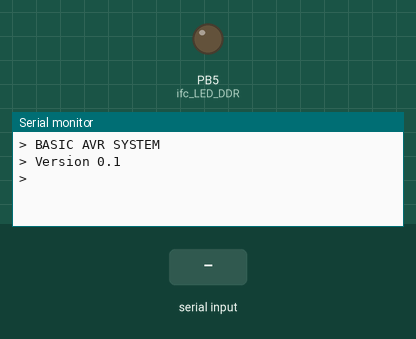
Simulated run of this program. Board: ATmega328P, built with avr-gcc and emulated at 16 MHz (the files do not name the chip). Parts: output pins drawn as LEDs (lit = HIGH), the last lines printed to the serial monitor. The test bench sets the inputs (shaded band).

Above: at 1.2 s.
1.3 s: "del \n" received over Serial
At 2.3 s:
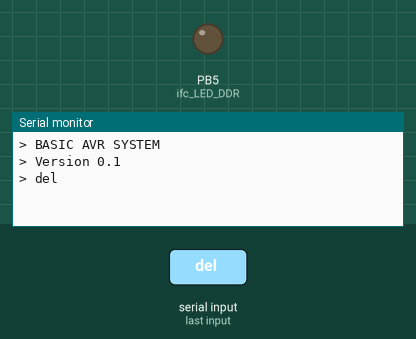
2.8 s: "1\n" received over Serial
At 3.4 s:
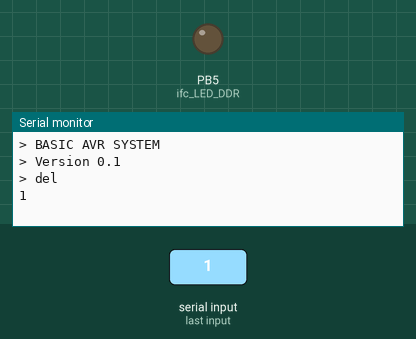

Measured:
- after the input at 1.3 s, the serial monitor: prints a new line at once (image 1)
- after the input at 2.8 s, the serial monitor: prints a new line at once (image 2)

The program:

main.c
```c
/*
 * Basic AVR System - BAS
 *
 *  Created on: 31.05.2019
 *      Author: Tomasz Szkudlarek
 */

#include <stdlib.h>
#include "main.h"
#include "interfaces\ifc.h"
#include "cm\cm.h"

// Variables
volatile uint8_t m_ret;
volatile uint8_t m_in_char;
volatile char pr_program[PR_RAM_PROGRAM_SIZE];


// Functions

// Main
int main (void){
// Initialization
	// variables
	uint32_t led_loop_counetr = 0;

	// Init interfaces;
	ifc_init();
	ifc_print("\r\n> BASIC AVR SYSTEM\r\n");
	ifc_print("> Version 0.1\r\n> ");

while(1){
	// ifc_handler() - function must be in main loop
	// Function is non blocking.
	ifc_handler();

	m_ret = ifc_read_received_data((char*)&m_in_char);
	if (m_ret == TRUE) {
		cm_cmd_builder(m_in_char);
	}

	m_ret = cm_is_new_cmd_ready();
	if (m_ret == TRUE){
		cm_excute_cmd();
	}
	// ************************* START MAIN LOOP *******************************
	// LED blinking
	led_loop_counetr++;
	if (led_loop_counetr > 100000) {
		//ifc_LED_TRG();
		led_loop_counetr = 0;
	}
	// **************************** END MAIN LOOP ******************************
}
}
```

rs232.c
```c
/*
 * Main library for serial communication
 *
 *  Created on: 15.09.2017
 *      Author: Tomasz Szkudlarek
 *
 *
 *  Usage:
 *  	...
 *  	rsSend("\r>> Your text");
 *  	...
 *
 *  Than in main loop there must be called handler.
 *  	...
 *  	rsSendHandler();
 *  	...
 */

#include "rs232.h"

void init_serial_communication(uint16_t baudrate){
	#ifdef ATMEGA328P
		// ATmega328P setup
		//calculate UBRR value
		uint16_t ubrr;
		ubrr = ((F_CPU / (baudrate * 16UL)) - 1);

		/*Set baud rate */
		UBRR0H = (uint8_t)(ubrr>>8);
		UBRR0L = (uint8_t)ubrr;

		//Set data frame format: asynchronous mode,no parity, 1 stop bit, 8 bit size
		UCSR0C=(0<<UMSEL01)|(0<<UMSEL00)|(0<<UPM01)|(0<<UPM00)|(0<<USBS0)|(0<<UCSZ02)|(1<<UCSZ01)|(1<<UCSZ00);

		//Enable Transmitter and Receiver and NO Interrupt on receive complete
		UCSR0B=(1<<RXEN0)|(1<<TXEN0);

	#endif  // ATMEGA328P

	#ifdef ATMEGA2560
		// ATmega328P setup
		//calculate UBRR value
		uint16_t ubrr;
		ubrr = ((F_CPU / (baudrate * 16UL)) - 1);

		/*Set baud rate */
		UBRR0H = (uint8_t)(ubrr>>8);
		UBRR0L = (uint8_t)ubrr;

		//Set data frame format: asynchronous mode,no parity, 1 stop bit, 8 bit size
		UCSR0C=(0<<UMSEL01)|(0<<UMSEL00)|(0<<UPM01)|(0<<UPM00)|(0<<USBS0)|(0<<UCSZ02)|(1<<UCSZ01)|(1<<UCSZ00);

		//Enable Transmitter and Receiver and NO Interrupt on receive complete
		UCSR0B=(1<<RXEN0)|(1<<TXEN0);

	#endif  // ATMEGA328P

	txBuf[0] = 0;
}

void decreaseTxBuffer(void){
	uint8_t charsToSend = txBuf[0];
	// roll left data in tx buffer
	for (uint8_t i = 1; i <= charsToSend; i++){
		txBuf[i] = txBuf[i+1];
	}

	// Clear last char in buffer
	txBuf[charsToSend] = 0;

	// Decrease number of chars to send by 1
	txBuf[0] = charsToSend - 1;
}

// txBuffer [charsToSend, char1, char2, char3, ...]
void rs_send_handler(void){
	// Check if there are chars to send
	if (txBuf[0] > 0){
		// Check if uC tx buffer is empty
		#ifdef ATMEGA328P
		if ( UCSR0A & (1<<UDRE0)){
			// Sending char to uC tx buffer
			UDR0 = txBuf[1];
			decreaseTxBuffer();  // Update tx buffer
		}
		#endif  // ATMEGA328P
	}
}

// Message is put to sending buffer
void rs_send(char* msg){
	while(*msg){
		txBuf[++txBuf[0]] = *msg;
		msg++;
	}
}
```

rs232.h
```c
/*
 * Header file for serial communication
 *
 *  Created on: 15.09.2017
 *      Author: Tomasz Szkudlarek
 */

#include "../main.h"

#define TX_BUFFER_SIZE 100
volatile unsigned char txBuf[TX_BUFFER_SIZE];

// Functions
extern void init_serial_communication(uint16_t);
extern void rs_send(char*);
extern void rs_send_handler(void);
```

rs232.c
```c
/*
 * Main library for serial communication
 *
 *  Created on: 30.12.2018
 *      Author: Tomasz Szkudlarek
 *
 *
 *  Usage:
 *  Init section
 *  	...
 *      init_serial_communication(9600);
 *  	...
 *
 *  Than in main loop there must be called handler.
 *  	...
 *  	rs_send_handler();
 *  	rs_get_handler();
 *  	...
 *
 *  Somewhere in code there must be called rs_get to read current RS get buffer
 *  	...
 *  	len_since_last_rs_get = rs_get(*get_buff_ptr);
 *  	...
 *
 *  Sending text
 *  	...
 *  	rs_send("\r>> Your text");
 *  	...
 */

#include "rs232.h"

volatile uint8_t* rs_data_register;  // USART Data Register
volatile uint8_t* rs_control_register;  // USART Control Register
volatile uint8_t rs_data_register_empty;  // USART Data Register Empty flag
volatile uint8_t rs_dara_receive_complete;  // USART Control Register flag

volatile unsigned char tx_buf[RS_TX_BUFFER_SIZE];
volatile unsigned char rs_short_rx_buffer[RS_SHORT_RX_BUFFER_SIZE];

void init_serial_communication(uint32_t baudrate){
	#ifdef ATMEGA328P
		// ATmega328P setup
		//calculate UBRR value
		uint16_t ubrr;
		ubrr = ((F_CPU / (baudrate * 16UL)) - 1);

		/*Set baud rate */
		UBRR0H = (uint8_t)(ubrr>>8);
		UBRR0L = (uint8_t)ubrr;

		//Set data frame format: asynchronous mode,no parity, 1 stop bit, 8 bit size
		UCSR0C=((0<<UMSEL01)|(0<<UMSEL00)|(0<<UPM01)|(0<<UPM00)|(0<<USBS0)|(0<<UCSZ02)|(1<<UCSZ01)|(1<<UCSZ00));

		//Enable Transmitter and Receiver and NO Interrupt on receive complete
		UCSR0B |=((1<<RXEN0)|(1<<TXEN0));

		// Clear double speed of RS
		UCSR0A &= ~(1<<U2X0);

		rs_data_register = &UDR0;
		rs_control_register = &UCSR0A;
		rs_data_register_empty = UDRE0;
		rs_dara_receive_complete = RXC0;

	#endif  // ATMEGA328P

	#ifdef ATMEGA2560
		// ATmega2560 setup for RSD0
		//calculate UBRR value
		uint16_t ubrr;
		ubrr = ((F_CPU / (baudrate * 16UL)) - 1);

		/*Set baud rate */
		UBRR0H = (uint8_t)(ubrr>>8);
		UBRR0L = (uint8_t)ubrr;

		//Set data frame format: asynchronous mode,no parity, 1 stop bit, 8 bit size
		UCSR0C=(0<<UMSEL01)|(0<<UMSEL00)|(0<<UPM01)|(0<<UPM00)|(0<<USBS0)|(0<<UCSZ02)|(1<<UCSZ01)|(1<<UCSZ00);

		//Enable Transmitter and Receiver and NO Interrupt on receive complete
		UCSR0B=(1<<RXEN0)|(1<<TXEN0);

		rs_data_register = &UDR0;
		rs_control_register = &UCSR0A;
		rs_data_register_empty = UDRE0;

	#endif  // ATMEGA2560

	tx_buf[0] = 0;
	rs_short_rx_buffer[0] = 0;
}

void _decrease_tx_buffer(void){
	uint8_t chars_to_send = tx_buf[0];
	// roll left data in tx buffer
	for (uint8_t i=1; i<=chars_to_send; i++){
		tx_buf[i] = tx_buf[i+1];
	}

	// Clear last char in buffer
	tx_buf[chars_to_send] = 0;

	// Decrease number of chars to send by 1
	tx_buf[0] = chars_to_send - 1;
}

// txBuffer [charsToSend, char1, char2, char3, ...]
void rs_send_handler(void){
	// Check if there are chars to send
	if (tx_buf[0] > 0){
		// Check if uC tx buffer is empty
		if ( *rs_control_register & (1<<rs_data_register_empty)){
			// Sending char to uC tx buffer
			*rs_data_register = tx_buf[1];
			_decrease_tx_buffer();  // Update tx buffer
		}
	}
}

// RAM
// Message is put to sending buffer
// End of string is detected when 0x00 in ASCII
// Using "Your string" automatically adds 0x00 at the end of string.
void rs_send(char* msg){
	while(*msg){
		tx_buf[++tx_buf[0]] = *msg;
		msg++;
	}
}

// FLASH
// Message is put to sending buffer
// End of string is detected when 0x00 in ASCII
// Using "Your string" automatically adds 0x00 at the end of string.
void rs_send_P(const __flash char* msg){
	while(*msg){
		tx_buf[++tx_buf[0]] = *msg;
		msg++;
	}
}

// Function pulls Receiving Completed for new sign received
void rs_get_handler(void){
	// Check if char received
	if ( *rs_control_register & (1<<rs_dara_receive_complete)){
		// Short RS rx buffer is FIFO type
		for (uint8_t i=RS_SHORT_RX_BUFFER_SIZE-1; i>=1; i--){
			rs_short_rx_buffer[i] = rs_short_rx_buffer[i-1];
		}
		rs_short_rx_buffer[RS_SHORT_RX_BUFFER_SIZE-1] = 0;  // End of string
		rs_short_rx_buffer[0] = *rs_data_register;  // Reading char from rx buffer
	}
}

// Reading data from receiving buffer
void rs_get(char* rs_rx_data){
	for (uint8_t i=0; i<RS_SHORT_RX_BUFFER_SIZE; i++){
		*(rs_rx_data+i) = rs_short_rx_buffer[i];  // Reading data
		rs_short_rx_buffer[i] = 0;	// Clear buffer after reading
	}
}
```

rs232.h
```c
/*
 * Header file for serial communication
 *
 *  Created on: 30.12.2018
 *      Author: Tomasz Szkudlarek
 */

#include "../main.h"

#define RS_TX_BUFFER_SIZE 200
#define RS_SHORT_RX_BUFFER_SIZE 8

// Functions
void init_serial_communication(uint32_t);
void rs_send(char*);
void rs_send_P(const __flash char*);
void rs_send_handler(void);
void rs_get_handler(void);
void rs_get(char*);
```

cm.c
```c
/*
 * Command Manager
 *
 *  Created on: 04.06.2019
 *      Author: lapiUser
 */
#include "cm.h"
#include "cmd_exe.h"

volatile uint8_t cm_new_cmd = FALSE;
volatile uint8_t cm_s_cmd_index = 0;
volatile char cm_s_cmd[MAX_CMD_LEN];
volatile char cm_a_in_char[] = {0, 0};

uint8_t cm_cmd_builder(char cm_in_char){
	// Add char to command
	cm_s_cmd[cm_s_cmd_index] = cm_in_char;
	if (cm_s_cmd_index < MAX_CMD_LEN-2){
		cm_s_cmd_index++;
	}

	if (cm_in_char == 0x0d){
		// Enter received. Command should be executed
		cm_new_cmd = TRUE;
		ifc_print_new_line();
	} else {
		// Writing on terminal
		cm_a_in_char[0] = cm_in_char;
		ifc_print((char*)&cm_a_in_char);
	}

	return 0;
}

uint8_t cm_is_new_cmd_ready(void){
	if (cm_new_cmd == TRUE){
		return TRUE;
	} else return FALSE;
}

uint8_t cm_excute_cmd(void){
	uint8_t i;

	// Execute command
	cmd_exe_parser((char*)cm_s_cmd);


	// Clean command buffer
	for (i=0; i<=MAX_CMD_LEN; i++){
		cm_s_cmd[i] = 0;
	}
	cm_s_cmd_index = 0;
	cm_new_cmd = FALSE;
	return 0;
}
```

cm.h
```c
// Command Manager

#include "../main.h"
#include "../interfaces/ifc.h"

#define MAX_CMD_LEN 100

uint8_t cm_cmd_builder(char);
uint8_t cm_is_new_cmd_ready(void);
uint8_t cm_excute_cmd(void);
```

cmd_exe.c
```c
/*
 * Command execution
 *
 *  Created on: 10.06.2019
 *      Author: lapiUser
 */

#include <stdlib.h>
#include "cmd_exe.h"
#include "string.h"

extern char pr_program[];

uint16_t ce_i;
char ce_string[] = {0, 0, 0, 0, 0, 0, 0, 0, 0, 0};
char ce_temp_str[50];

uint8_t ce_detect_line_number (char *dl_line){
	uint16_t dl_line_number = 0;

	for (ce_i=0; ce_i<3; ce_i++){
		if ((*(dl_line+ce_i)) > 0x20){
			if (ce_i >= 1) dl_line_number *= 10;
			dl_line_number += (*(dl_line+ce_i)) & 0x0F;
		} else break;
	}
	if (dl_line_number > 250) dl_line_number = 250;
	return (uint8_t)dl_line_number;
}


uint16_t ce_count_user_program_characters(char *ce_user_pr){
	uint16_t ce_counter = 0;
	while (*ce_user_pr){
		ce_user_pr++;
		ce_counter++;
		if (ce_counter >= PR_RAM_PROGRAM_SIZE) break;
	}
	return ce_counter;
}


uint8_t ce_move_user_program(char *mu_pt_program,
							 uint16_t mu_number_of_characters,
							 uint8_t mu_line_length){
	int mu_i;
	for (mu_i=mu_number_of_characters; mu_i>=0; mu_i--){
		*(mu_pt_program+mu_line_length+1+mu_i) = *(mu_pt_program+mu_i);
	}
	return 0;
}


uint8_t ce_del_user_pogram_line(char *dl_pt_program, uint8_t dl_line){
	uint8_t ce_dl_line_deleted = FALSE;
	uint8_t ce_dl_program_line_number = 0;
	char *ce_dl_end_of_user_line;
	uint16_t ce_dl_len_till_end = 0;
	uint8_t ce_sm_dl = CE_DL_DETECT_LINE_NUMBER;

	ce_dl_end_of_user_line = dl_pt_program;
	while(ce_dl_line_deleted == FALSE){
		switch (ce_sm_dl){
		case CE_DL_DETECT_LINE_NUMBER:
			if (*dl_pt_program == 0) {
				ce_sm_dl = CE_DL_END;
			} else {
				for (ce_i=0; ce_i<3; ce_i++){
					ce_string[ce_i] = *(dl_pt_program + ce_i);
				}
				ce_dl_program_line_number = ce_detect_line_number((char*)&ce_string);
				ce_sm_dl = CE_DL_FIND_END_OF_LINE;
			}
			break;

		case CE_DL_FIND_END_OF_LINE:
			ce_dl_end_of_user_line = dl_pt_program;
			while(*ce_dl_end_of_user_line != '\n'){
				ce_dl_end_of_user_line++;
			}
			ce_sm_dl = CE_DL_COMPARE;
			break;

		case CE_DL_COMPARE:
			if (ce_dl_program_line_number == dl_line){
				ce_sm_dl = CE_DL_DEL_LINE;
			}
			else {
				dl_pt_program = ++ce_dl_end_of_user_line;
				ce_sm_dl = CE_DL_DETECT_LINE_NUMBER;
			}
			break;

		case CE_DL_DEL_LINE:
			ce_dl_len_till_end = ce_count_user_program_characters(++ce_dl_end_of_user_line);
			if (ce_dl_len_till_end == 0){
				while (*dl_pt_program != 0){
					*dl_pt_program = 0;
					dl_pt_program++;
				}
			} else {
				for (ce_i=0; ce_i<ce_dl_len_till_end; ce_i++){
					*(dl_pt_program++) = *(ce_dl_end_of_user_line++);
				}
				while (*dl_pt_program != 0){
					*dl_pt_program = 0;
					dl_pt_program++;
				}
			}
			ce_sm_dl = CE_DL_END;
			break;

		case CE_DL_END:
			ce_dl_line_deleted = TRUE;
			break;

		default:
			ce_sm_dl = CE_DL_END;
			break;
		}
	}
	return 0;
}


uint8_t cmd_exe_parser(char *ce_command){
	char *ce_pt_program;

	uint16_t ce_j;
	uint8_t ce_mode = CE_EXECUTION;
	int ce_rsp = 0;
	uint8_t ce_cmd_len = 0;
	uint8_t ce_uint8_line_number = 0;
	uint8_t ce_line_length = 0;
	uint8_t ce_user_program_updated = FALSE;
	uint8_t ce_program_line_number = 0;
	uint16_t ce_end_of_user_line = 0;
	uint8_t ce_sm_edit_user_program = 0;
	uint16_t ce_number_of_characters = 0;

	ce_cmd_len = strlen(ce_command);

	// Find first characters in cmd
	for (ce_i=0; ce_i<ce_cmd_len; ce_i++){
		if (*(ce_command+ce_i) > 0x20){
			ce_command += ce_i;  // Move pointer to first character
			break;
		}
	}

	// Detect command mode
	// Number = programming mode
	// Char = execution mode
	if ((*ce_command >= 0x30) &
	    (*ce_command <= 0x39)){
		ce_mode = CE_PROGRAMMING;
	} else {
		ce_mode = CE_EXECUTION;
	}

	if (ce_mode == CE_PROGRAMMING){

		// Detect user program line number to update
		ce_uint8_line_number = ce_detect_line_number(ce_command);
		// Detect length of user program line
		ce_line_length = strlen(ce_command);

		// Set starting pointer
		ce_pt_program = (char*)&pr_program;
		ce_sm_edit_user_program = CE_DETECT_LINE_NUMBER;
		while(ce_user_program_updated == FALSE){
			switch (ce_sm_edit_user_program){
			case CE_DETECT_LINE_NUMBER:
				if (*ce_pt_program == 0) {
					ce_sm_edit_user_program = CE_INSERT_NEW_LINE;
				} else {
					for (ce_j=0; ce_j<3; ce_j++){
						ce_string[ce_j] = *(ce_pt_program + ce_j);
					}
					ce_program_line_number = ce_detect_line_number((char*)&ce_string);
					ce_sm_edit_user_program = CE_FIND_END_OF_LINE;
				}
				break;

			case CE_FIND_END_OF_LINE:
				ce_j = 0;
				ce_end_of_user_line = 0;
				while(*(ce_pt_program + ce_j) != '\n'){
					ce_j++;
				}
				ce_end_of_user_line += ce_j;
				ce_sm_edit_user_program = CE_COMPARE_LINE_NUMBERS;
				break;

			case CE_COMPARE_LINE_NUMBERS:
				if (ce_uint8_line_number < ce_program_line_number) {
					ce_number_of_characters = ce_count_user_program_characters((char*)ce_pt_program);

//					itoa(ce_number_of_characters, ce_string, 10);
//					ifc_print((char*)&ce_string);
//					ifc_print("\r\n> ");

					ce_move_user_program((char*)ce_pt_program, ce_number_of_characters, ce_line_length);
					ce_sm_edit_user_program = CE_INSERT_NEW_LINE;
				} else if (ce_uint8_line_number == ce_program_line_number) {
					ce_del_user_pogram_line((char*)&pr_program, ce_uint8_line_number);
					ce_pt_program = (char*)&pr_program;
					ce_sm_edit_user_program = CE_DETECT_LINE_NUMBER;
				} else if (ce_uint8_line_number > ce_program_line_number) {
					ce_pt_program += (ce_end_of_user_line + 1);
					ce_sm_edit_user_program = CE_DETECT_LINE_NUMBER;
				} else
					ce_sm_edit_user_program = CE_END_OF_EDIT;
				break;

			case CE_INSERT_NEW_LINE:
				// Insert new line of user program
				while (*ce_command){
					*ce_pt_program = *ce_command;
					ce_pt_program++;
					ce_command++;
				}
				*ce_pt_program = '\n';

				ce_sm_edit_user_program = CE_END_OF_EDIT;
				break;

			case CE_END_OF_EDIT:
				ce_user_program_updated = TRUE;
				break;

			default:
				ce_sm_edit_user_program = CE_END_OF_EDIT;
				break;
			}
		}
	}

//	itoa(ce_program_line_number, ce_string, 10);
//	ifc_print((char*)&ce_string);
//	ifc_print("\r\n> ");

	if (ce_mode == CE_EXECUTION){

		ce_rsp = strcmp(ce_command, "led\r");
		if (ce_rsp == 0){
			ifc_LED_TRG();
		}

		ce_rsp = strcmp(ce_command, "list\r");
		if (ce_rsp == 0){

			ce_pt_program = (char*)&pr_program;

			ifc_print("\r\n");
			ifc_print((char*)&pr_program);
			ifc_print("\r\n> ");
		}


		// DEL
		ce_rsp = strcmp(ce_command, "del\r");
		if (ce_rsp == 0){

			ce_pt_program = (char*)&pr_program;

			while(*ce_pt_program){
				*ce_pt_program = 0;
				ce_pt_program++;
			}
		}


		// DEL nn
		ce_rsp =(int)strstr(ce_command, "del ");
		if (ce_rsp != 0){

			ce_command += 4;
			ce_program_line_number = ce_detect_line_number(ce_command);
			ifc_LED_TRG();
			ce_del_user_pogram_line((char*)&pr_program, ce_program_line_number);
		}


		// Diagnostic
		ce_rsp = strcmp(ce_command, "li\r");
		if (ce_rsp == 0){

			ce_pt_program = (char*)&pr_program;

			itoa((int)ce_pt_program, ce_string, 10);
			ifc_print((char*)&ce_string);
			ifc_print("\r\n> ");

			for (ce_i=0; ce_i<49; ce_i++){
				if (*ce_pt_program == 0){
					ce_temp_str[ce_i] = '0';
				}
				else if (*ce_pt_program == '\r'){
					ce_temp_str[ce_i] = 'R';
				}
				else if (*ce_pt_program == '\n'){
					ce_temp_str[ce_i] = 'N';
				}

				else {
					ce_temp_str[ce_i] = *ce_pt_program;
				}
				ce_pt_program++;
			}

			ifc_print("\r\n");
			ifc_print((char*)&ce_temp_str);
			ifc_print("\r\n> ");
		}
	}

	return 0;
}
```

cmd_exe.h
```c
/*
 * Command execution
 *
 *  Created on: 10.06.2019
 *      Author: lapiUser
 */

#include "../main.h"
#include "../interfaces/ifc.h"

#define CE_EXECUTION  0
#define CE_PROGRAMMING 1

#define CE_DETECT_LINE_NUMBER 10
#define CE_FIND_END_OF_LINE 20
#define CE_COMPARE_LINE_NUMBERS 30
#define CE_INSERT_NEW_LINE 50
#define CE_UPDATE_CURRENT_LINE 60
#define CE_END_OF_EDIT 100

#define CE_DL_DETECT_LINE_NUMBER 10
#define CE_DL_FIND_END_OF_LINE 20
#define CE_DL_COMPARE 30
#define CE_DL_DEL_LINE 40
#define CE_DL_END 50


uint8_t cmd_exe_parser(char*);
```

ifc.c
```c
/*
 * ATMega328P
 * ifc.c
 *
 *  Created on: 31.05.2019
 *      Author: lapiUser
 */

#include "ifc.h"
#include "../rs232/rs232.h"

// Variables
volatile char ifc_new_line[] = {'\r', '\n', '>', ' ', 0};
volatile char rx_data;
volatile char new_char_received;
uint8_t ret;

// Interfaces init
uint8_t ifc_init(void){
	ifc_LED_DDR();
	init_serial_communication(9600);
	return 0;
}

// Standard output
uint8_t ifc_print(char* string_data){
	rs_send(string_data);
	return 0;
}


uint8_t ifc_print_new_line(void){
	ifc_print((char*)&ifc_new_line);
	return 0;
}


// ifc handler
uint8_t ifc_handler(void){
	rs_send_handler();
	ret = rs_receive_handler();
	if (ret == NEW_DATA_RECEIVED){
		new_char_received = TRUE;
	}
	return 0;
}

// Building command
uint8_t ifc_read_received_data(char* in_char){
	if (new_char_received == TRUE){
		rs_read_received_data(in_char);
		new_char_received = FALSE;
		return TRUE;
	}
	return 0;
}
```

Source omitted: ifc.h (486 bytes), main.h (258 bytes), rs232.c (3207 bytes), rs232.h (395 bytes), rs232.c (2698 bytes), rs232.h (353 bytes), rs232.c (1557 bytes), rs232.h (334 bytes), rs232.c (4306 bytes), rs232.h (387 bytes)
